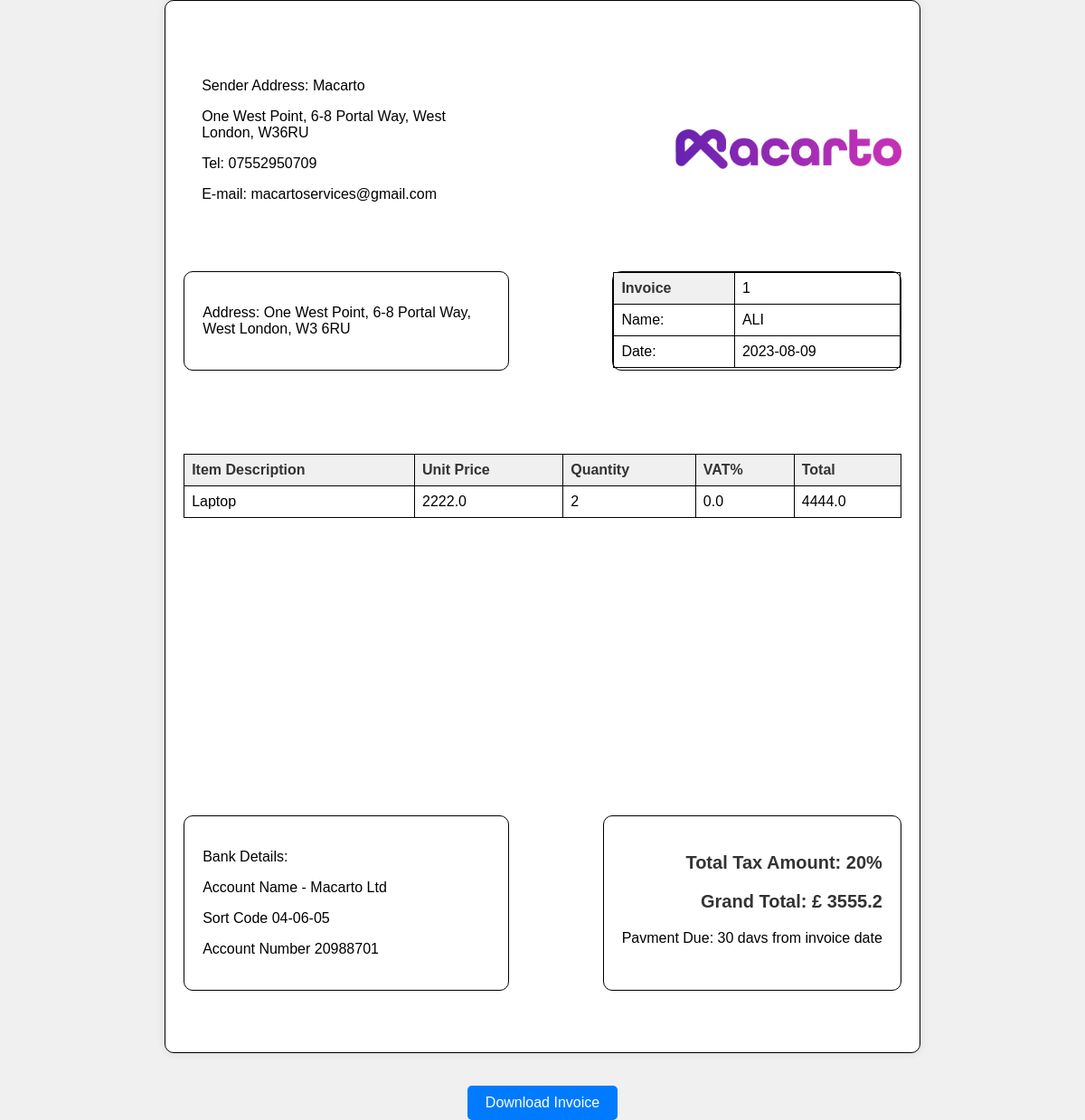
The app's page /invoice/1 with its own data.
### main.py (models this page shows)
class User(db.Model):
    id = db.Column(db.Integer, primary_key=True)
    name = db.Column(db.String(50))
    address = db.Column(db.String(200))

class Invoice(db.Model):
    id = db.Column(db.Integer, primary_key=True)
    user_id = db.Column(db.Integer, db.ForeignKey('user.id'))
    date = db.Column(db.DateTime)
    user = db.relationship('User', backref=db.backref('invoices', lazy=True))
    items = db.relationship('InvoiceItem', backref='invoice', lazy=True)

class InvoiceItem(db.Model):
    id = db.Column(db.Integer, primary_key=True)
    invoice_id = db.Column(db.Integer, db.ForeignKey('invoice.id'))
    description = db.Column(db.String(200))
    unit_price = db.Column(db.Float)
    quantity = db.Column(db.Integer)
    vat_percentage = db.Column(db.Float)

### main.py (the view)
@app.route('/invoice/<int:invoice_id>')
def view_invoice(invoice_id):
    invoice = Invoice.query.get(invoice_id)
    grand_total = 0
    for item in invoice.items:
        total = item.unit_price * item.quantity
        total += total * (item.vat_percentage / 100)
        tax=total*0.2
        grand_total += total-tax
    return render_template('invoice.html', invoice=invoice, grand_total=grand_total)

### templates/invoice.html (shortened to what this page needs)
<!DOCTYPE html>
<html>
<head>
</head>
<body>
    <div class="container">
        <div class="invoice-header">
            <div class="address">
                <p class="right-info">Sender Address: Macarto</p>
                <p class="right-info">One West Point, 6-8 Portal Way, West London, W36RU</p>
                <p class="right-info">Tel: 07552950709</p>
                <p class="right-info">E-mail: macartoservices@gmail.com</p>
            </div>
            <div class="logo-container">
                <img class="logo" src="{{ url_for('static', filename='Logo.png') }}" alt="Logo">
            </div>
        </div>
        <div class="invoice-info">
            <div class="left-info">
                <p>Address: {{ invoice.user.address }}</p>
            </div>
            <div class="right-info">
                <table>
                    <tr>
                        <th>Invoice</th>
                        <td>{{ invoice.id }}</td>
                    </tr>
                    <tr>
                        <td>Name:</td>
                        <td>{{ invoice.user.name }}</td>
                    </tr>
                    <tr>
                        <td>Date:</td>
                        <td>{{ invoice.date.strftime('%Y-%m-%d') }}</td>
                    </tr>
                </table>
            </div>
        </div>
<br/>
<br/>
<br/>
<br/>
        <table>
            <tr style="border: black;">
                <th>Item Description</th>
                <th>Unit Price</th>
                <th>Quantity</th>
                <th>VAT%</th>
                <th>Total</th>
            </tr>
            {% for item in invoice.items %}
            <tr>
                <td>{{ item.description }}</td>
                <td>{{ item.unit_price }}</td>
                <td>{{ item.quantity }}</td>
                <td>{{ item.vat_percentage }}</td>
                <td>{{ item.unit_price * item.quantity }}</td>
            </tr>
            {% endfor %}
        </table>
        <br/>
<br/>
<br/>
<br/><br/>
<br/>
<br/>
<br/><br/>
<br/>
<br/>
<br/>
<br/>
<br/>
<br/>
<br/>
        <div class="invoice-footer">
            <div class="left-info" style="border: 1px solid #000; border-radius: 10px; padding: 20px; width: 40%;">
                <p>Bank Details:</p>
                <p>Account Name - Macarto Ltd</p>
                <p>Sort Code 04-06-05</p>
                <p>Account Number 20988701</p>
            </div>
            <div class="right-info" style="border: 1px solid #000; border-radius: 10px; padding: 20px; ">
                <p class="grand-total">Total Tax Amount: 20%</p>
                <p class="grand-total">Grand Total: £   {{ grand_total }}</p>
                <p>Pavment Due: 30 davs from invoice date</p>
            </div>
        </div>
        <br/>
    </div>
    <br/>
    <br/>
    <div class="center">
        <a href="{{ url_for('download_invoice', invoice_id=invoice.id) }}" class="download-link">Download Invoice</a>
    </div>
</body>
</html>

### templates/invoice.html (style rules this page uses)
body { font-family: Arial, sans-serif; margin: 0; padding: 0; background-color: #f0f0f0; }
.logo { width: 250px; height: auto; }
.container { display: flex; flex-direction: column; justify-content: center; align-items: flex-start; margin: 0 auto; padding: 20px; background-color: #fff; box-shadow: 0px 0px 10px rgba(0, 0, 0, 0.1); border-radius: 10px; border: 1px solid #000; width: 210mm; height: 297mm; }
.address, .bank-details { width: 40%; padding: 20px; margin-bottom: 20px; border-radius: 10px; }
.invoice-info { display: flex; justify-content: space-between; margin-bottom: 20px; width: 100%; }
.invoice-info .left-info { padding: 20px; width: 40%; border-color: black; border-radius: 10px; border: 1px solid #000; }
.invoice-info .right-info { text-align: right; border-radius: 10px; border: 1px solid #000; width: 40%; }
table { border-collapse: collapse; width: 100%; }
th, td { border: 1px solid black; padding: 8px; text-align: left; }
th { background-color: #f2f2f2; }
table th, table td { padding: 8px; text-align: left; }
table th { background-color: #f0f0f0; color: #333; }
.grand-total { text-align: right; font-size: 20px; font-weight: bold; color: #333; }
.download-link { display: inline-block; padding: 10px 20px; color: #fff; background-color: #007bff; text-decoration: none; border-radius: 5px; transition: background-color 0.3s ease; }
.invoice-footer { display: flex; justify-content: space-between; width: 100%; }
.invoice-header { display: flex; justify-content: space-between; align-items: center; width: 100%; margin-bottom: 20px; }
.invoice-header .logo-container { display: flex; align-items: center; }
.center { text-align: center; }

### records on screen
User: user.address "One West Point, 6-8 Portal Way, West London, W3 6RU", user.name "ALI"
Invoice: id "1", date "2023-08-09"
InvoiceItem: description "Laptop", unit_price "2222.0", quantity "2", vat_percentage "0.0", item.unit_price*item.quantity "4444.0"

### other values on screen
{{ grand_total }} "3555.2"
